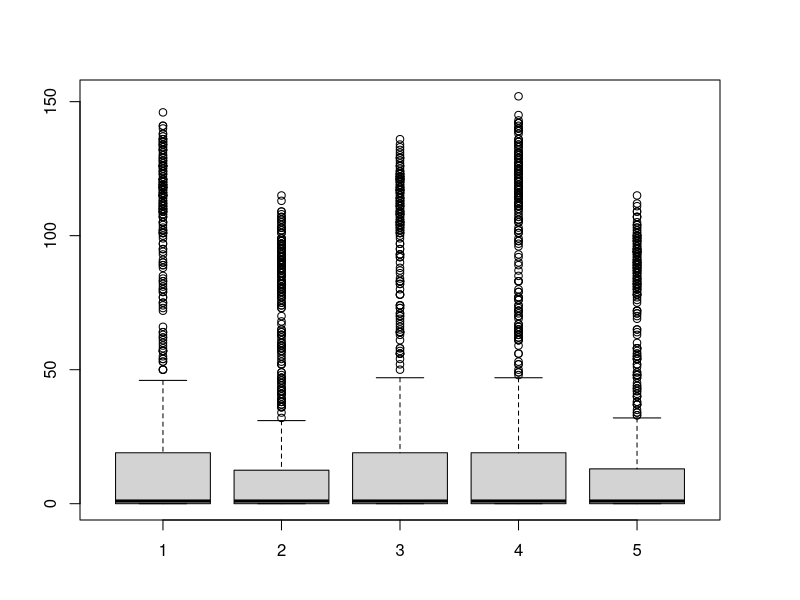
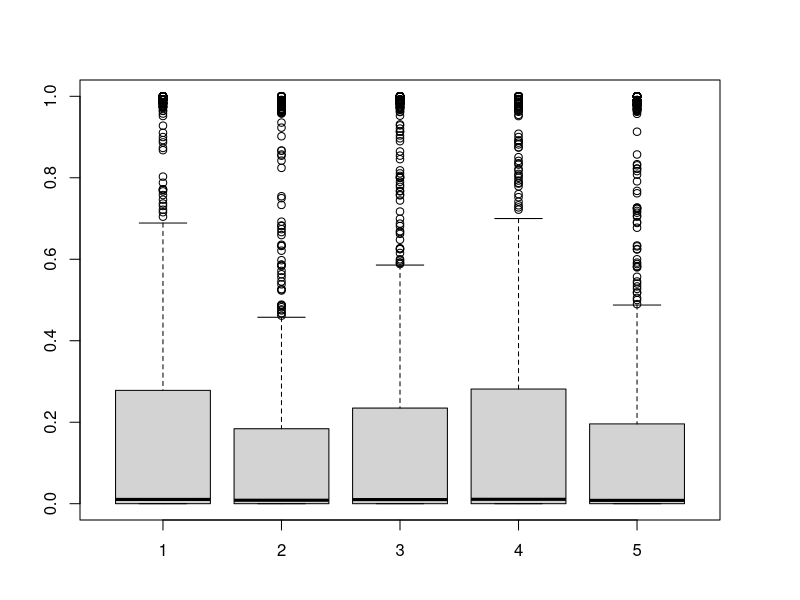
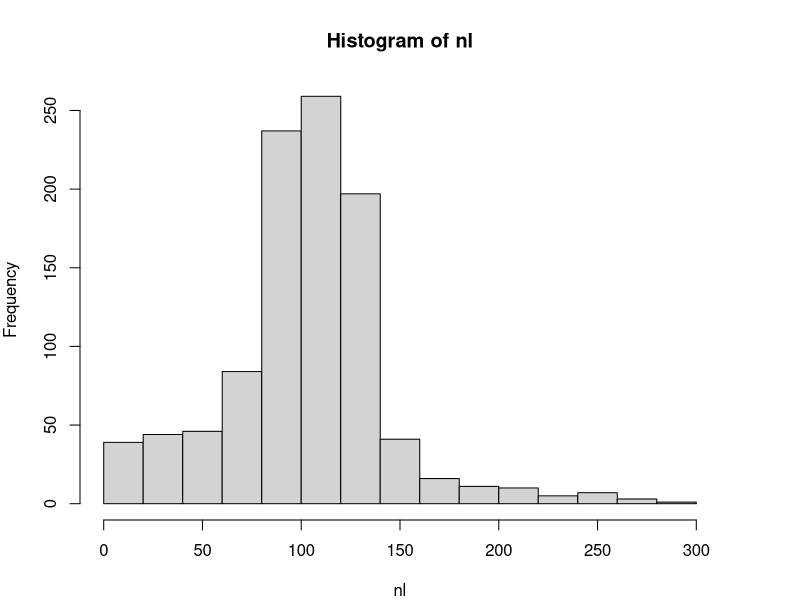
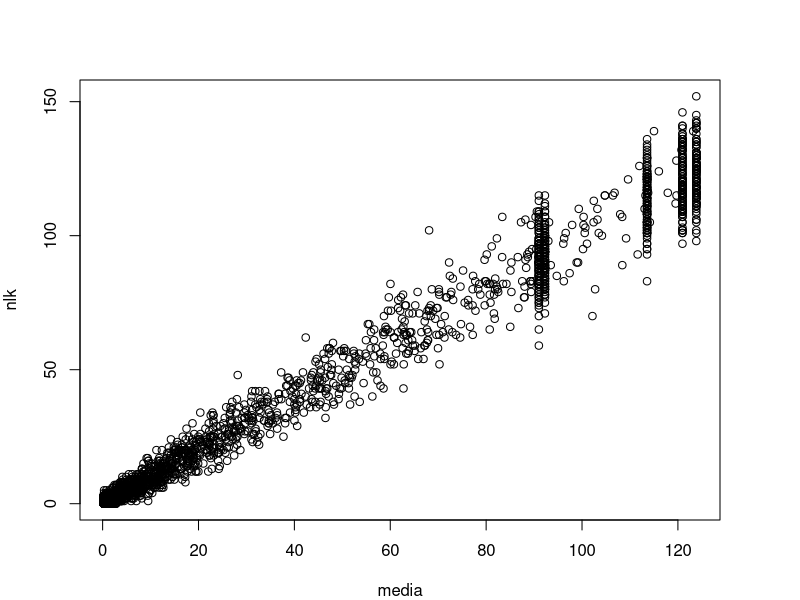
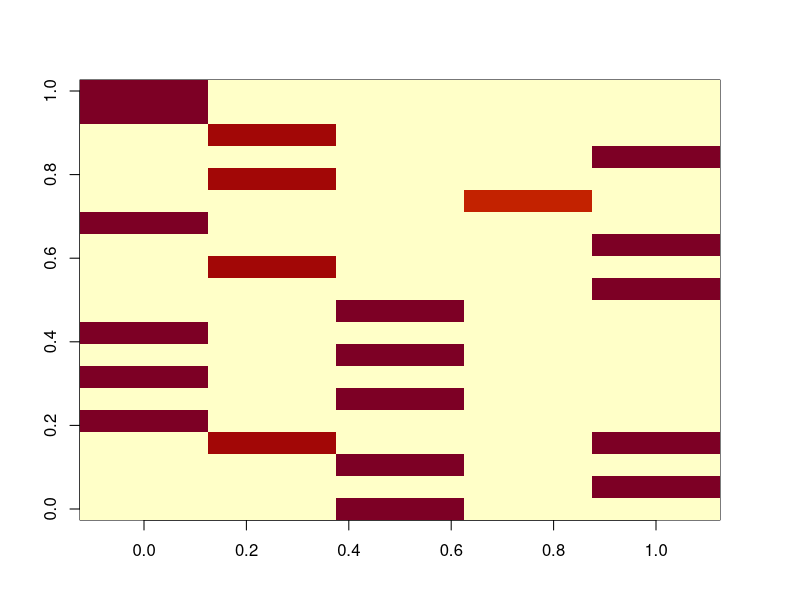
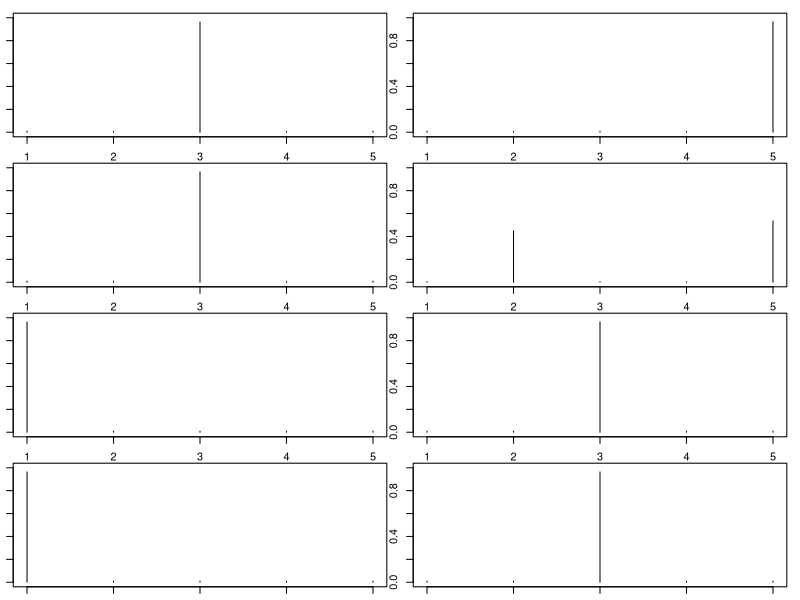
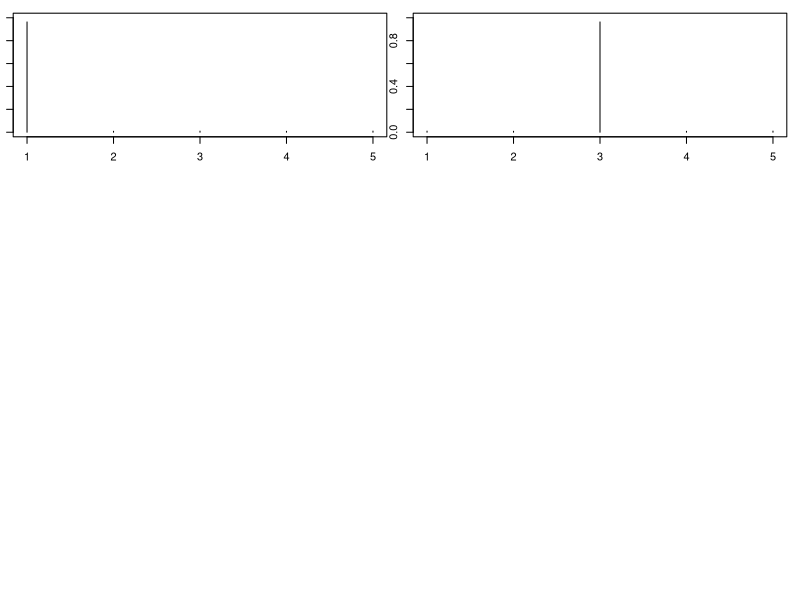
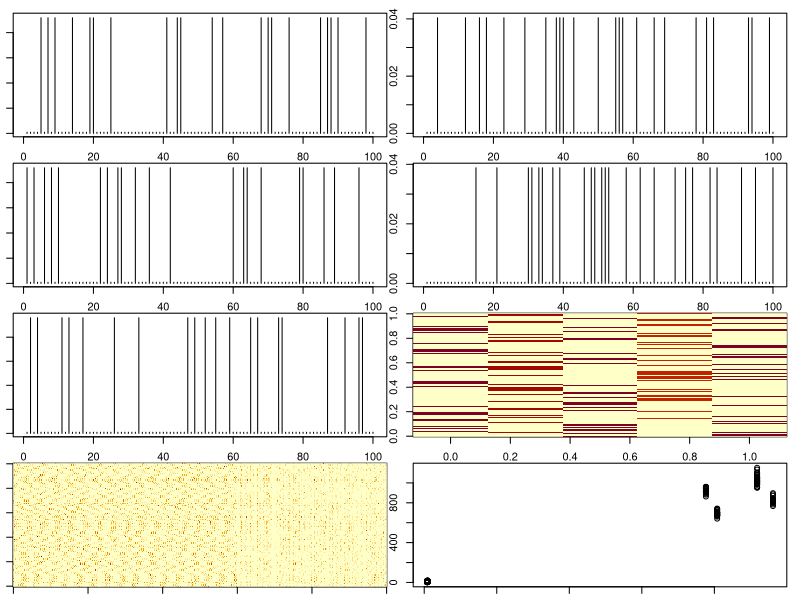

These charts were generated, in order, by the following R code: (Note: this script raises an error after producing the figures.)
rm(list=ls(all=TRUE))
library(MCMCpack)
set.seed(30)

nloc=1000
nspp=100
ncommun=5

#design matrix
xmat=matrix(runif(nloc*ncommun,min=-3,max=3),nloc,ncommun)

#pure sites
tmp=matrix(-3,ncommun,ncommun)
diag(tmp)=3
num1=floor(nloc/ncommun)
for (i in 1:120){
  seq1=(ncommun*(i-1)+1):(ncommun*i)
  xmat[seq1,]=tmp
}
# image(xmat[1:(num1*ncommun),])

#parameters
lambda.true=lambda=runif(ncommun,min=4,max=7)
betas.true=betas=diag(1,ncommun)

#get means
lambda1=matrix(lambda,nloc,ncommun,byrow=T)
media.true=media=exp(log(lambda1)+xmat%*%betas); range(media)
head(media)

#generate N_lk
par(mfrow=c(1,1),mar=rep(4,4))
nlk=matrix(NA,nloc,ncommun)
for (i in 1:ncommun){
  nlk[,i]=rpois(nloc,media[,i])
}
nlk.true=nlk; boxplot(nlk)
z=nlk/apply(nlk,1,sum); apply(z,1,sum); boxplot(z); apply(z,2,range); apply(z>0.9,2,mean)
nl=apply(nlk,1,sum)
hist(nl)
sum(nl)

plot(media,nlk)

#generate phi (assuming that each species is strongly present in a single group) 
# x=0:4
# z=dbinom(x,size=4,prob=0.05)
# plot(x+1,z,type='h')

phi=matrix(0.01,ncommun,nspp)
num=floor(nspp/ncommun)
for (i in 1:nspp){
  n=rbinom(1,size=1,prob=0.1)+1
  ind=sample(1:ncommun,size=n)
  phi[ind,i]=1
}
phi.true=phi=phi/matrix(apply(phi,1,sum),ncommun,nspp)
apply(phi,1,sum)

image(phi[,1:20])

#per species
par(mfrow=c(4,2),mar=rep(1,4))
for (i in 1:(ncommun*2)) plot(phi[,i]/sum(phi[,i]),type='h',ylim=c(0,1))

par(mfrow=c(4,2),mar=rep(1,4))
for (i in 1:ncommun) plot(phi[i,],type='h')

# for (i in 1:nspp){ #add some zeroes
#   ind=sample(1:ncommun,size=1)
#   tmp[ind,i]=runif(1,min=0.5,max=1)
# }
# phi=tmp/matrix(rowSums(tmp),ncommun,nspp) #re-scale to make sure it sums to 1
# round(phi[,1:20],2)
# table(round(phi,2))

unique(rowSums(phi))
phi.true=phi
image(phi)

#generate actual observations y
array.lsk=array(0,dim=c(nloc,nspp,ncommun))
for (i in 1:nloc){
  for (k in 1:ncommun){
    array.lsk[i,,k]=rmultinom(1,size=nlk[i,k],prob=phi[k,])
  }
}
array.lsk.true=array.lsk
y=apply(array.lsk,c(1,2),sum)
nks=t(apply(array.lsk,c(2,3),sum))
image(y)
plot(phi,nks)

#checking if it makes sense
plot(apply(array.lsk,c(1,3),sum),nlk)
lines(c(0,1000),c(0,1000))

#look at stuff to make sure it makes sense
phi.estim=nks/matrix(rowSums(nks),ncommun,nspp)
plot(phi.true,phi.estim)
nks.true=nks

#export results
setwd('U:\\GIT_models\\git_LDA_MS')
nome='fake data.csv'
colnames(y)=paste('spp',1:nspp,sep='')
rownames(y)=paste('loc',1:nloc,sep='')
write.csv(y,nome,row.names=F)    

nome='fake data xmat.csv'
write.csv(xmat,nome,row.names=F)    
